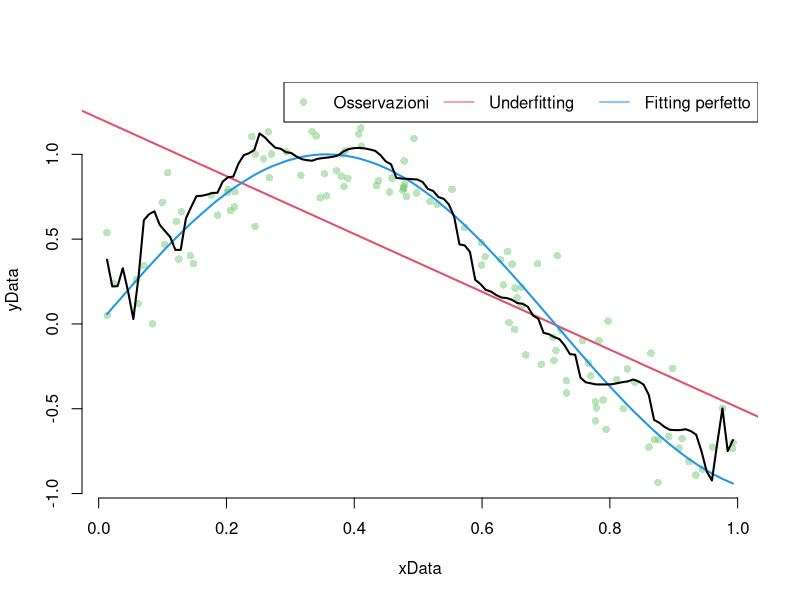

This chart was generated by the following R code:
## ---- chunk 1
set.seed(1) # Per motivi di ripoducibilità

nPoints = 120

xData = sort(runif(nPoints)) # Definizione dei punti sulla asse delle ascisse
WhiteNoise = rnorm(nPoints)  # White noise per aggiungere una componente di aleatorietà alle ordinate
yData = sin( 1.4 * pi * xData) + 0.2*WhiteNoise # Definizione dei punti sulle ordinate 

PerfectFit = sin( 1.4 * pi * xData) # Curva senza noise



RegressioneLineare = lm(yData ~ xData)

ColoreLinea = 2
ColorePunti = rgb(red = 110, green = 200, blue = 110, alpha = 120, maxColorValue = 255)
plot(xData,yData,
  frame.plot = FALSE,
  pch = 16,
  col = ColorePunti)



Overfitted = lm(yData ~ poly(xData, 25))



xSeq <- seq(min(xData), max(xData), length = length(xData))            # Griglia di predizione
ySeqDat <- predict.lm(Overfitted, newdata = list(x = xSeq))  # Valori predetti dal modello polinomiale





abline(RegressioneLineare, lwd = 2, col = 2)        # Modello lineare (Underfitting)
lines(x = xData, y = PerfectFit, col = 4, lwd = 2)  # La curva senza noise (Perfect Fit)
lines(xSeq, ySeqDat, col = "black",lwd = 2)         # Curva polinomiale di 25esimo grado (Overfitting)


legend("topright", cex =1, legend= c("Osservazioni","Underfitting","Fitting perfetto"),pch = c(16,NA,NA,NA), lty=c(NA,1,1,1), col=c(ColorePunti,ColoreLinea,4,"black"), horiz=T)

